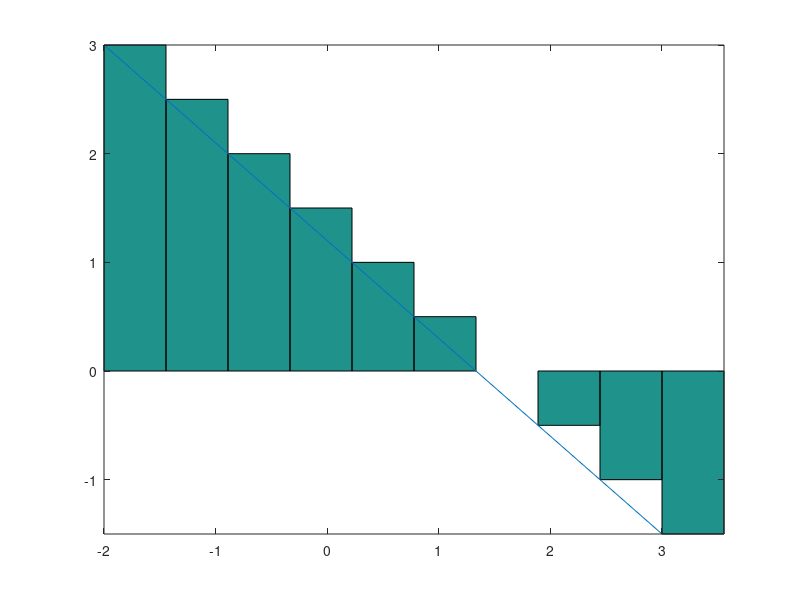

Write MATLAB code to recreate this figure.
% Octave Script
% Title			:Sumas de Riemann ej3.
% Description		:Script para desarrrollar el ejericio3 de la actividad Sumas de Riemann.
% Author		:Orlando Espinoza Valentin (Orlando-Esp) espinozaorlando978@gmail.com
% Date			:20210511
% sion		        :1
% Usage			:octave> /path/Sumas de Riemann,Ej3_Sumas de Riemann_OrlandoEspinoza_3202
% Notes			:Requiere aplicacion octave-online usar en consola preferentemente. 
%program execution page :https://octave-online.net

%limpia las variables.
clc, clear
areatotal=0;
a = -2;
b = 3;
n = 10;
base = (b-a)/n;
%definicion de la funcion.
x = a:base:(b-base);
altura=-x+1;
area = base*altura;
areatotal += area;
%imprime los resultados.
printf('\n area por rectangulo : %d \n', double(areatotal));
x2 = linspace(-2,3, 10);
y2 = -x + 1;
%numero de rectangulos e inicio y fin de los intervalos.
xa = linspace(-2,3,10);
yab = -x + 1;
g = bar(xa,yab,'histc');
hold on
%Graficar la funcion
plot(x2,y2);
%realiza la grafica respecto a los datos.
axis tight
